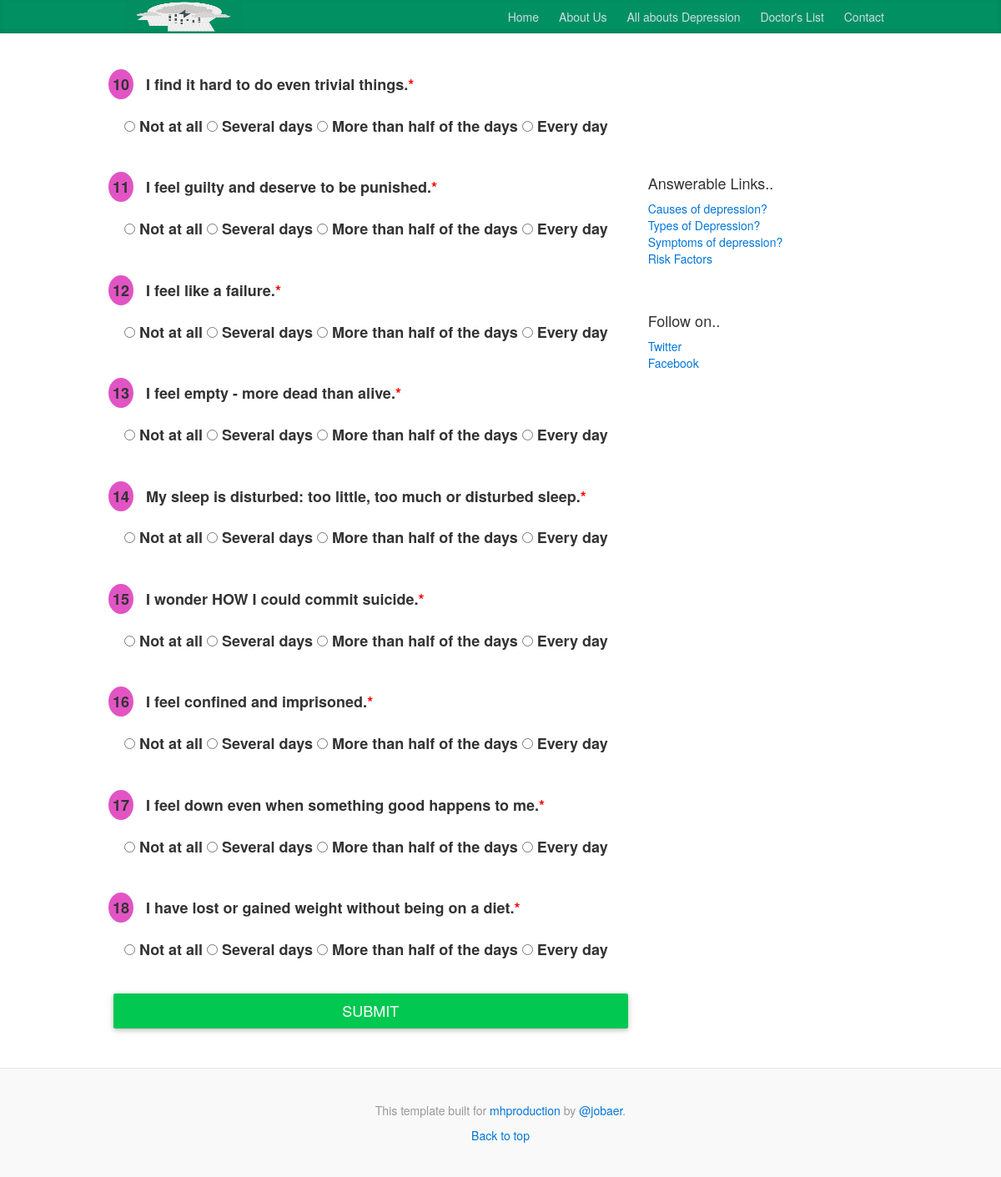
Screenshot of /question2.php with the database file from the repository.
### tables this page shows
CREATE TABLE `questions` (
  `id` int(11) NOT NULL,
  `question` varchar(255) NOT NULL,
  `option_value` double NOT NULL
);

### libs/Database.php (called while the page is built, shortened)
<?php
class Database
{
    public $host = DB_HOST;
    public $user = DB_USER;
    public $pass = DB_PASS;
    public $db_name = DB_NAME;
    public $link;
    private function connect(){
        $this->link = new mysqli($this->host,$this->user,$this->pass,$this->db_name);
    }
     public function select3($table_name)
    {
         $array = array();
         $query = "SELECT * FROM ".$table_name." LIMIT 9,12 ";
         $result = mysqli_query($this->link, $query);
         while($row = mysqli_fetch_assoc($result))
         {
              $array[] = $row;
         }
         return $array;
    }
}

### question2.php (the view, shortened to what this page needs)
<?php
include ("includes/header.php");
include_once ("libs/Database.php");
$db = new Database();
$getQuestions= $db->select3('questions');
?>
<div class="cler">text</div>
        <div class="col-sm-8 blog-main">
	<form action="action2.php" method="post">
				<?php
		$j=10;
			foreach($getQuestions as $show){
		?>
		<dl>
			<dt> <span class="no"><?php echo " ".$j;?></span> <span class="ques"><?php  echo $show['question']; ?></span><span class="required">*</span></dt>
			<dd class="spaceing">
				<label for="100a">
					<input id="100a"  type="radio" name="<?php echo $show['id']; ?>" value="0" required> Not at all
				</label>
				<label for="100b">
					<input id="100b" type="radio" name="<?php echo $show['id']; ?>" value="0.5" required> Several days
				</label>
				<label for="100c">
					<input id="100c" type="radio" name="<?php echo $show['id']; ?>" value="1" required> More than half of the days
				</label>
				<label for="100d">
					<input id="100d" type="radio" name="<?php echo $show['id']; ?>" value="1.5" required> Every day
				</label>
			</dd>
		</dl>
<?php $j++;  }  ?>
			<input type="submit" name="submit" value="Submit" class="btn btn-success btn-block">
			</form>
<div class="cler">text</div>
        </div>
<?php
include ("includes/sidebar.php");
include ("includes/footer.php");
?>

### assets/css/custom.css (style rules this page uses)
body { font-family: Georgia, "Times New Roman", Times, serif; color: #555; }
.blog-main { font-size: 18px; line-height: 1.5; }

### assets/css/mycss.css (style rules this page uses)
body { font-family: "Helvetica Neue",Helvetica,Arial,sans-serif; font-size: 14px; line-height: 1.42857143; color: #333; background-color: #fff; font-weight: normal; }
.btn { font-size: 1.8rem; padding: .85rem 2.13rem; margin: 6px; border-radius: 2px; border: 0; -webkit-transition: .2s ease-out; transition: .2s ease-out; white-space: normal!important; cursor: pointer; }
input[type=radio] { margin: 4px 0 0; margin-top: 1px\9; cursor: pointer; line-height: normal; }
label { display: inline-block; max-width: 100%; margin-bottom: 5px; font-weight: 700; cursor: pointer; }
span.no { height: 0px; background-color: #e254c4; padding: 5px; border-radius: 100%; }
dd, dt { line-height: 2.428571; }
span.ques { padding-left: 10px; }
dd.spaceing { padding: 5px 0px 5px 19px; }
span.required { color: red; }
.cler { margin: 10px 10px; text-indent: -9999px; }

### rows the page displays
questions: question "I find it hard to do even trivial things."
questions: question "I feel guilty and deserve to be punished."
questions: question "I feel like a failure."
questions: question "I feel empty - more dead than alive."
questions: question "My sleep is disturbed: too little, too much or disturbed sleep."
questions: question "I wonder HOW I could commit suicide."
questions: question "I feel confined and imprisoned."
questions: question "I feel down even when something good happens to me."
questions: question "I have lost or gained weight without being on a diet."
